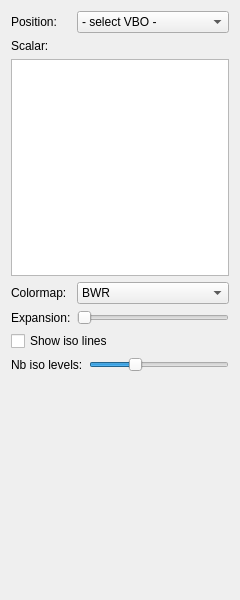
<?xml version="1.0" encoding="UTF-8"?>
<ui version="4.0">
 <class>SurfaceRenderScalar_TabWidget</class>
 <widget class="QWidget" name="SurfaceRenderScalar_TabWidget">
  <property name="geometry">
   <rect>
    <x>0</x>
    <y>0</y>
    <width>240</width>
    <height>600</height>
   </rect>
  </property>
  <property name="windowTitle">
   <string>Form</string>
  </property>
  <layout class="QGridLayout" name="gridLayout">
   <item row="0" column="0">
    <widget class="QLabel" name="label_2">
     <property name="text">
      <string>Position:</string>
     </property>
    </widget>
   </item>
   <item row="0" column="1" colspan="2">
    <widget class="QComboBox" name="combo_positionVBO">
     <property name="sizePolicy">
      <sizepolicy hsizetype="Expanding" vsizetype="Fixed">
       <horstretch>0</horstretch>
       <verstretch>0</verstretch>
      </sizepolicy>
     </property>
     <item>
      <property name="text">
       <string>- select VBO -</string>
      </property>
     </item>
    </widget>
   </item>
   <item row="1" column="0">
    <widget class="QLabel" name="label_3">
     <property name="text">
      <string>Scalar:</string>
     </property>
    </widget>
   </item>
   <item row="2" column="0" colspan="3">
    <widget class="QListWidget" name="list_scalarVBO">
     <property name="selectionMode">
      <enum>QAbstractItemView::SingleSelection</enum>
     </property>
    </widget>
   </item>
   <item row="3" column="0">
    <widget class="QLabel" name="label_4">
     <property name="text">
      <string>Colormap:</string>
     </property>
    </widget>
   </item>
   <item row="3" column="1" colspan="2">
    <widget class="QComboBox" name="combo_colorMap">
     <property name="sizePolicy">
      <sizepolicy hsizetype="Expanding" vsizetype="Fixed">
       <horstretch>0</horstretch>
       <verstretch>0</verstretch>
      </sizepolicy>
     </property>
     <item>
      <property name="text">
       <string>BWR</string>
      </property>
     </item>
     <item>
      <property name="text">
       <string>CWR</string>
      </property>
     </item>
     <item>
      <property name="text">
       <string>BCGYR</string>
      </property>
     </item>
     <item>
      <property name="text">
       <string>BGR</string>
      </property>
     </item>
    </widget>
   </item>
   <item row="4" column="0">
    <widget class="QLabel" name="label">
     <property name="text">
      <string>Expansion:</string>
     </property>
    </widget>
   </item>
   <item row="4" column="1" colspan="2">
    <widget class="QSlider" name="slider_expansion">
     <property name="maximum">
      <number>10</number>
     </property>
     <property name="pageStep">
      <number>1</number>
     </property>
     <property name="orientation">
      <enum>Qt::Horizontal</enum>
     </property>
    </widget>
   </item>
   <item row="5" column="0" colspan="3">
    <widget class="QCheckBox" name="check_showIsoLines">
     <property name="text">
      <string>Show iso lines</string>
     </property>
    </widget>
   </item>
   <item row="6" column="0" colspan="2">
    <widget class="QLabel" name="label_5">
     <property name="text">
      <string>Nb iso levels:</string>
     </property>
    </widget>
   </item>
   <item row="6" column="2">
    <widget class="QSlider" name="slider_nbIsoLevels">
     <property name="minimum">
      <number>1</number>
     </property>
     <property name="maximum">
      <number>30</number>
     </property>
     <property name="pageStep">
      <number>1</number>
     </property>
     <property name="value">
      <number>10</number>
     </property>
     <property name="orientation">
      <enum>Qt::Horizontal</enum>
     </property>
    </widget>
   </item>
   <item row="7" column="0" colspan="3">
    <spacer name="verticalSpacer">
     <property name="orientation">
      <enum>Qt::Vertical</enum>
     </property>
     <property name="sizeHint" stdset="0">
      <size>
       <width>156</width>
       <height>161</height>
      </size>
     </property>
    </spacer>
   </item>
  </layout>
 </widget>
 <resources/>
 <connections/>
</ui>
